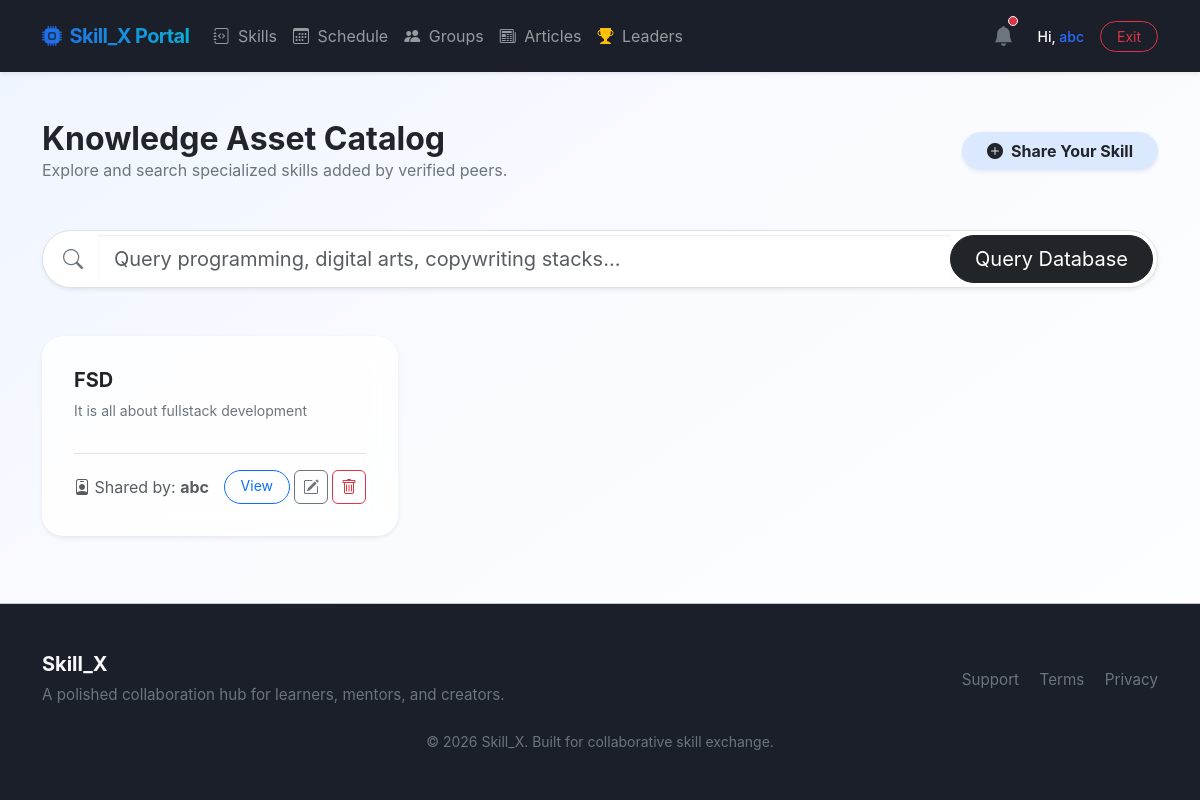
/skills/ (signed in), run on an earlier commit of the app's database.
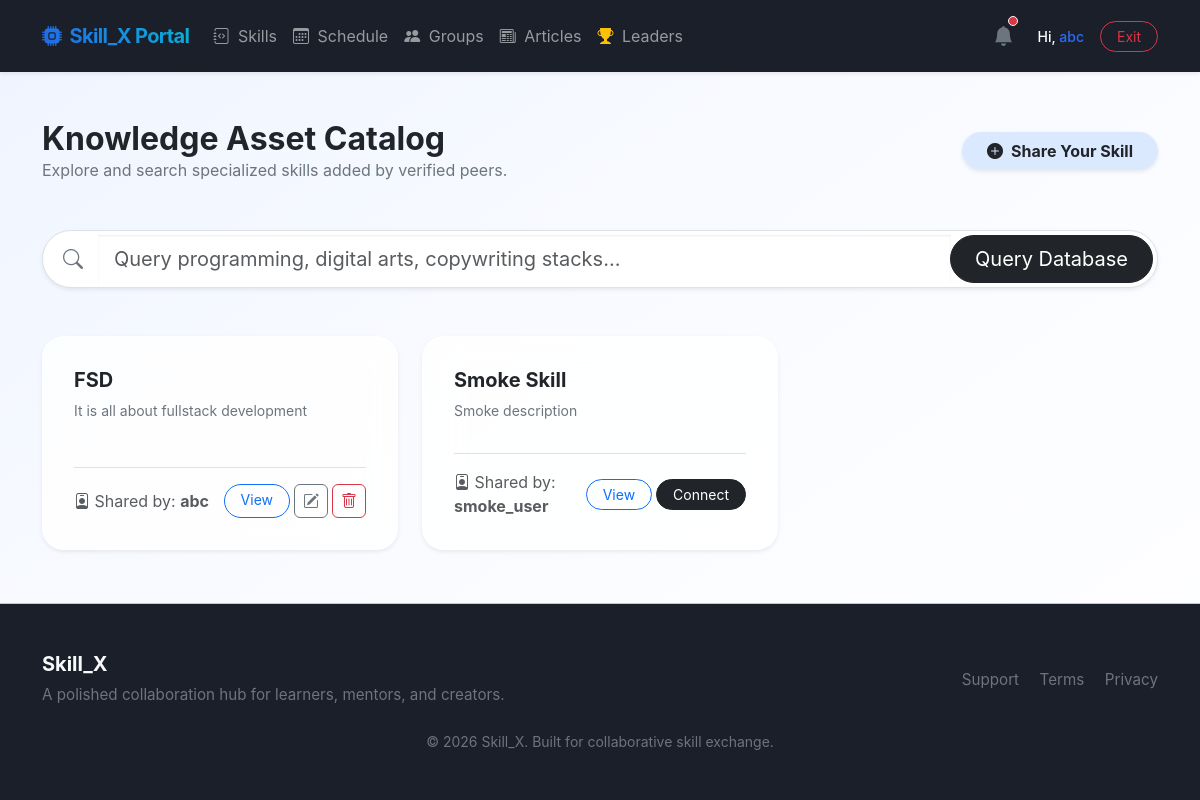
And on a later commit of the database.
### skills/models.py (models this page shows, shortened)
class SkillNode(models.Model):
    owner = models.ForeignKey(User, on_delete=models.CASCADE, related_name='skills_provided')
    title = models.CharField(max_length=250)
    description = models.TextField()
    created_at = models.DateTimeField(auto_now_add=True)

### skills/views.py (the view)
# urls.py: path('', views.list_skills, name='list_skills'),
@login_required
def list_skills(request):
    nodes = SkillNode.objects.all()
    return render(request, 'skill_list.html', {'skills': nodes})

### accounts/context_processors.py (called while the page is built)
def platform_context(request):
    if request.user.is_authenticated:
        from accounts.models import RoleAssignment
        try:
            role_meta = RoleAssignment.objects.get(user=request.user)
            return {'USER_ROLE': role_meta.role}
        except RoleAssignment.DoesNotExist:
            return {'USER_ROLE': 'LEARNER'}
    return {'USER_ROLE': 'ANONYMOUS'}

### skills/templates/skill_list.html
{% extends 'base.html' %}
{% block content %}
<div class="d-flex justify-content-between align-items-center mb-5">
    <div>
        <h2 class="fw-bold text-dark m-0">Knowledge Asset Catalog</h2>
        <p class="text-secondary m-0">Explore and search specialized skills added by verified peers.</p>
    </div>
    <a href="{% url 'create_skill' %}" class="btn btn-info text-dark fw-bold rounded-pill px-4 shadow-sm">
        <i class="bi bi-plus-circle-fill me-2"></i>Share Your Skill
    </a>
</div>
<form action="{% url 'dynamic_search_engine' %}" method="GET" class="mb-5">
    <div class="input-group input-group-lg bg-white rounded-pill p-1 shadow-sm border">
        <span class="input-group-text bg-transparent border-0 ps-3 text-secondary"><i class="bi bi-search"></i></span>
        <input type="text" name="q" value="{{ term }}" class="form-control border-0 bg-transparent" placeholder="Query programming, digital arts, copywriting stacks...">
        <button class="btn btn-dark rounded-pill px-4" type="submit">Query Database</button>
    </div>
</form>
<div class="row g-4">
    {% for skill in skills %}
    <div class="col-md-6 col-lg-4">
        <div class="card glass-card shadow-sm h-100 border-0 p-3">
            <div class="card-body d-flex flex-column">
                <h5 class="card-title fw-bold text-dark mb-2">{{ skill.title }}</h5>
                <p class="card-text text-secondary small flex-grow-1">{{ skill.description|truncatewords:25 }}</p>
                <div class="border-top pt-3 mt-3 d-flex justify-content-between align-items-center">
                    <span class="text-muted extra-small"><i class="bi bi-person-badge"></i> Shared by: <strong>{{ skill.owner.username }}</strong></span>
                    <div class="d-flex gap-1">
                        <a href="{% url 'skill_detail' skill.id %}" class="btn btn-sm btn-outline-primary rounded-pill px-3">View</a>
                        {% if skill.owner == request.user %}
                            <a href="{% url 'edit_skill' skill.id %}" class="btn btn-xs btn-outline-secondary py-1 px-2 rounded"><i class="bi bi-pencil-square"></i></a>
                            <a href="{% url 'delete_skill' skill.id %}" class="btn btn-xs btn-outline-danger py-1 px-2 rounded"><i class="bi bi-trash"></i></a>
                        {% else %}
                            <a href="{% url 'access_chat_room' skill.id %}" class="btn btn-sm btn-dark rounded-pill px-3">Connect</a>
                        {% endif %}
                    </div>
                </div>
            </div>
        </div>
    </div>
    {% empty %}
    <div class="col-12 text-center py-5 bg-white rounded-4 border border-dashed">
        <i class="bi bi-folder-x display-3 text-muted"></i>
        <p class="text-secondary mt-3 m-0">No active skill components found inside your framework directory database tracker layer yet.</p>
    </div>
    {% endfor %}
</div>
{% endblock %}

What changed in the data, as far as the page shows it:
added SkillNode: title "Smoke Skill", description "Smoke description", owner.username "smoke_user", shows "Connect"
